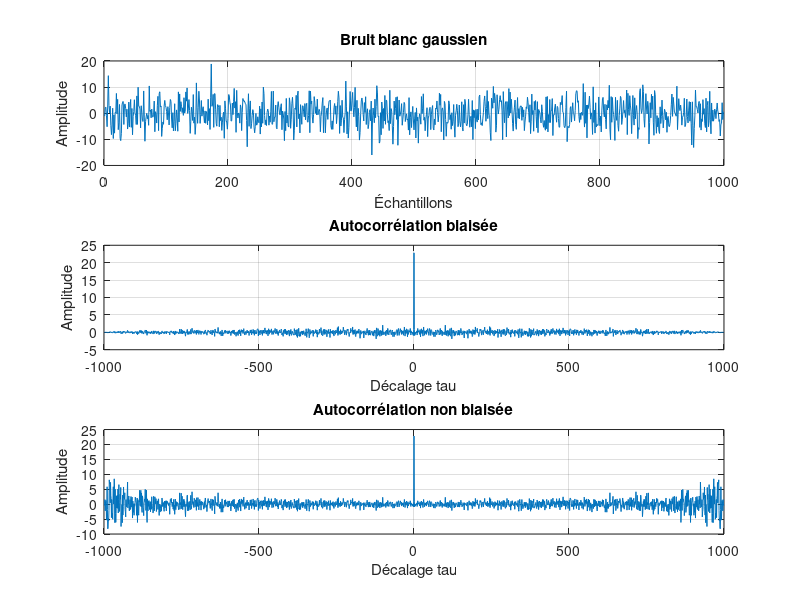
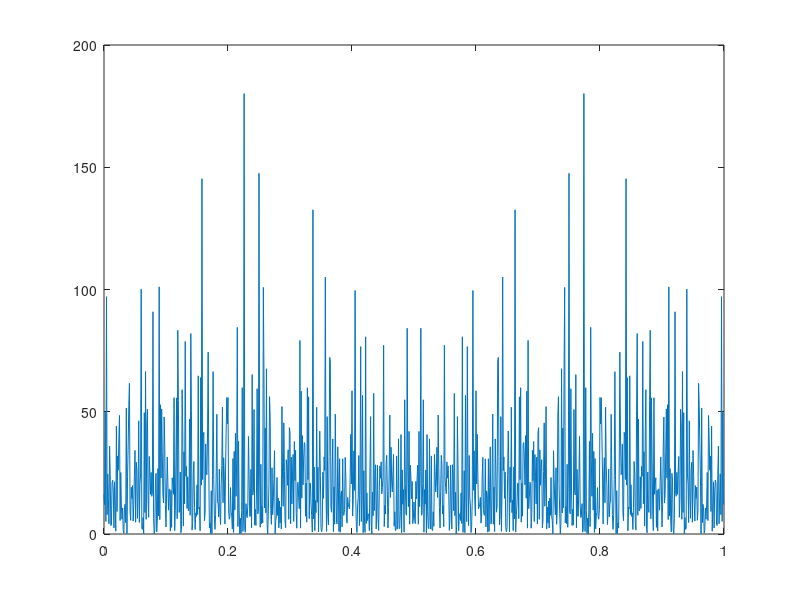

MATLAB code for these plots, in order: (Note: this script raises an error after producing the figures.)
clear
clc
close all

%%%%%%%%%%%%%%%%%%%%%%%%%%% Paramètres %%%%%%%%%%%%%%%%%%%%%%%%%%%

mu = 0;
sigma = 5;
N = 1000;

bbgc = randn(N, 1) * sigma + mu;


%%%%%%%%%%%%%%%%%%%%%%%%%%% Traitement du signal %%%%%%%%%%%%%%%%%%%%%%%%%%%

[ac_biased, lags_biased] = xcorr(bbgc, 'biased');
[ac_unbiased, lags_unbiased] = xcorr(bbgc, 'unbiased');

DSP_theorique = sigma^2;

freq = (0:N-1)*(1/(N));
spectre_puissance = abs(fft(bbgc)).^2 / N;

%%%%%%%%%%%%%%%%%%%%%%%%%%% Plots %%%%%%%%%%%%%%%%%%%%%%%%%%%

% Plots des autocorrélations
figure;

subplot(3, 1, 1);
plot(bbgc);
title('Bruit blanc gaussien');
xlabel('Échantillons');
ylabel('Amplitude');
grid on;

subplot(3, 1, 2);
plot(lags_biased, ac_biased);
title('Autocorrélation biaisée');
xlabel('Décalage tau');
ylabel('Amplitude');
grid on;

subplot(3, 1, 3);
plot(lags_unbiased, ac_unbiased);
title('Autocorrélation non biaisée');
xlabel('Décalage tau');
ylabel('Amplitude');
grid on;


% Plots du spectre de puissance & DSP
figure;

plot(freq, spectre_puissance, 'DisplayName', 'Spectre de puissance');
hold on;
yline(DSP_theorique, 'LineWidth', 4, 'DisplayName', 'DSP théorique (\sigma^2)');
title('Spectre de puissance vs DSP théorique');
xlabel('Fréquence (Hz)');
ylabel('Amplitude');
legend;
grid on;

%% 
% Génération d'un signal de Weierstrass
Fs = 1000; % Fréquence d'échantillonnage
t = 0:1/Fs:1-1/Fs; % Durée de 1 seconde
x_weierstrass = zeros(size(t));

a = 0.5; % Paramètre du signal de Weierstrass
b = 3; % Facteur multiplicatif des fréquences

% Construction du signal
for k = 0:50
    x_weierstrass = x_weierstrass + a^k * cos(2*pi*b^k*t);
end

% Bruitage du signal avec un RSB de 10 dB
RSB_dB = 10;
x_bruite_weierstrass = Bruitage_Signal(x_weierstrass, RSB_dB);

% Tracé
figure;
subplot(2, 1, 1);
plot(t, x_weierstrass);
title('Signal de Weierstrass (Original)');
xlabel('Temps (s)');
ylabel('Amplitude');

subplot(2, 1, 2);
plot(t, x_bruite_weierstrass);
title(['Signal de Weierstrass Bruité (RSB = ', num2str(RSB_dB), ' dB)']);
xlabel('Temps (s)');
ylabel('Amplitude');

%%
% Charger un signal de parole depuis un fichier audio
[x_parole, Fs_parole] = audioread('nom_du_fichier_audio.wav'); % Remplacez par le fichier réel

% Bruitage du signal avec un RSB de 5 dB
RSB_dB = 5;
x_bruite_parole = Bruitage_Signal(x_parole, RSB_dB);

% Écoute des signaux
sound(x_parole, Fs_parole); % Signal original
pause(2); % Pause avant de jouer le signal bruité
sound(x_bruite_parole, Fs_parole); % Signal bruité

% Tracé
t_parole = (0:length(x_parole)-1) / Fs_parole; % Axe temporel
figure;
subplot(2, 1, 1);
plot(t_parole, x_parole);
title('Signal de Parole (Original)');
xlabel('Temps (s)');
ylabel('Amplitude');

subplot(2, 1, 2);
plot(t_parole, x_bruite_parole);
title(['Signal de Parole Bruité (RSB = ', num2str(RSB_dB), ' dB)']);
xlabel('Temps (s)');
ylabel('Amplitude');
 %%
 % Signal sinusoïdal
Fs = 1000; % Fréquence d'échantillonnage
t = 0:1/Fs:1-1/Fs; % Durée de 1 seconde
x = sin(2*pi*50*t); % Signal sinusoïdal à 50 Hz

% Tester les RSB de 5, 10 et 15 dB
RSB_dB = [5, 10, 15];
x_bruite = Bruitage_RSB(x, RSB_dB);

% Tracer les signaux
figure;
for i = 1:length(RSB_dB)
    subplot(length(RSB_dB), 1, i);
    plot(t, x_bruite{i});
    title(['Signal Bruité (RSB = ', num2str(RSB_dB(i)), ' dB)']);
    xlabel('Temps (s)');
    ylabel('Amplitude');
end
%%
% Charger un fichier audio
[x_audio, Fs_audio] = audioread('nom_du_fichier_audio.wav'); % Remplacez par votre fichier

% Tester les RSB de 5, 10 et 15 dB
RSB_dB = [5, 10, 15];
x_bruite_audio = Bruitage_RSB(x_audio, RSB_dB);

% Écouter les signaux bruités
for i = 1:length(RSB_dB)
    disp(['Lecture du signal bruité avec RSB = ', num2str(RSB_dB(i)), ' dB']);
    sound(x_bruite_audio{i}, Fs_audio);
    pause(5); % Pause entre les lectures
end
%%
% Paramètres du signal
Fs = 1000; % Fréquence d'échantillonnage (Hz)
t = 0:1/Fs:1-1/Fs; % Axe temporel sur 1 seconde
x = sin(2*pi*100*t); % Signal sinusoïdal à 100 Hz

% Ajouter du bruit au signal
RSB_dB = 10; % Rapport Signal-Bruit en dB
x_bruite = Bruitage_RSB(x, RSB_dB);

% Tracé
plot_signal_and_spectrogram(x, x_bruite{1}, Fs);
%%
